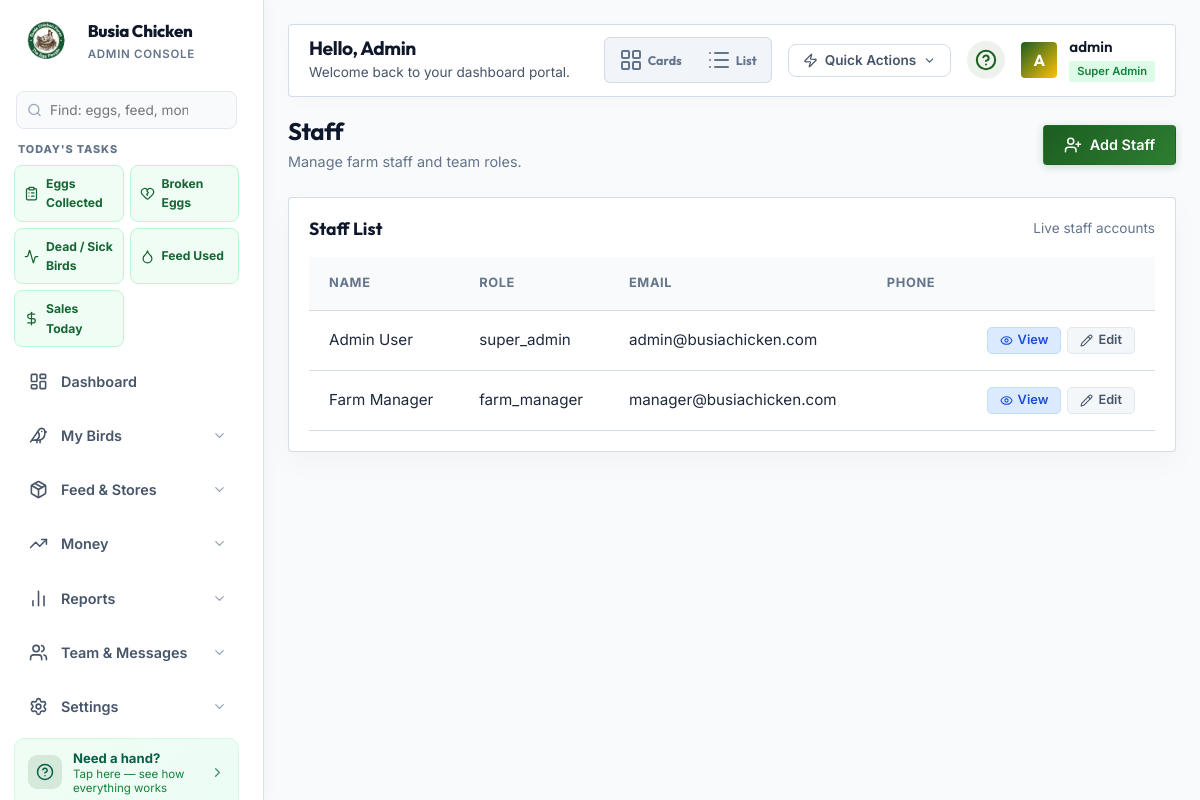
The app's page /Frontend/admin/staff.php (signed in) with its own data.
### tables this page shows
CREATE TABLE `users` (
    `id` INT AUTO_INCREMENT PRIMARY KEY,
    `username` VARCHAR(50) NOT NULL UNIQUE,
    `email` VARCHAR(100) NOT NULL UNIQUE,
    `password_hash` VARCHAR(255) NOT NULL,
    `role` ENUM('super_admin', 'farm_manager', 'customer') DEFAULT 'customer',
    `first_name` VARCHAR(50),
    `last_name` VARCHAR(50),
    `phone_number` VARCHAR(15),
    `created_at` TIMESTAMP DEFAULT CURRENT_TIMESTAMP,
    `updated_at` TIMESTAMP DEFAULT CURRENT_TIMESTAMP ON UPDATE CURRENT_TIMESTAMP
);

### Frontend/admin/staff.php (the view, shortened to what this page needs)
<?php
include __DIR__ . '/includes/admin_header.php';
$pdo = getDB();
$action = $_GET['action'] ?? 'list';
$users = [];
if ($pdo) {
    try {
        $stmt = $pdo->query('SELECT * FROM users WHERE role IN ("super_admin", "farm_manager", "stock_manager", "sales_staff") ORDER BY created_at DESC');
        $users = $stmt->fetchAll(PDO::FETCH_ASSOC);
    } catch (Exception $e) {
        $error_message = 'Database error: ' . $e->getMessage();
    }
}
?>
<div style="display:flex;justify-content:space-between;align-items:center;margin-bottom:24px;flex-wrap:wrap;gap:16px;">
    <div>
        <h2 style="margin:0;font-family:'Outfit',sans-serif;font-size:1.5rem;color:var(--admin-text-heading);">Staff</h2>
        <p style="margin:4px 0 0 0;font-size:0.9rem;color:#64748b;">Manage farm staff and team roles.</p>
    </div>
    <a href="?action=add" class="btn btn-primary" style="border-radius:4px;display:inline-flex;align-items:center;gap:8px;">
        <i data-lucide="user-plus" style="width:18px;height:18px;"></i>
        <span>Add Staff</span>
    </a>
</div>
<?php if ($action === 'list'): ?>
<div class="admin-card">
    <div style="display:flex;justify-content:space-between;align-items:center;margin-bottom:18px;">
        <h3 style="margin:0;font-family:'Outfit',sans-serif;font-size:1.1rem;color:var(--admin-text-heading);">Staff List</h3>
        <span style="font-size:0.85rem;color:#64748b;">Live staff accounts</span>
    </div>
    <div class="table-responsive">
        <table class="admin-table">
            <thead>
                <tr>
                    <th>Name</th>
                    <th>Role</th>
                    <th>Email</th>
                    <th>Phone</th>
                    <th></th>
                </tr>
            </thead>
            <tbody>
                <?php if (empty($users)): ?>
                <tr><td colspan="5" style="text-align:center; padding: 20px; color: #64748b;">No staff members found.</td></tr>
                <?php else: ?>
                <?php foreach ($users as $staff): ?>
                <tr>
                    <td><?php echo htmlspecialchars(trim(($staff['first_name'] ?? '') . ' ' . ($staff['last_name'] ?? '')) ?: $staff['username'], ENT_QUOTES, 'UTF-8'); ?></td>
                    <td><?php echo htmlspecialchars($staff['role'], ENT_QUOTES, 'UTF-8'); ?></td>
                    <td><?php echo htmlspecialchars($staff['email'], ENT_QUOTES, 'UTF-8'); ?></td>
                    <td><?php echo htmlspecialchars($staff['phone_number'] ?? '', ENT_QUOTES, 'UTF-8'); ?></td>
                    <td>
                        <div class="tbl-actions">
                            <a class="btn btn-info btn-sm" href="?action=view&id=<?php echo (int)$staff['id']; ?>">
                                <i data-lucide="eye" style="width:13px;height:13px;"></i> View
                            </a>
                            <a class="btn btn-trans btn-sm" href="?action=edit&id=<?php echo (int)$staff['id']; ?>">
                                <i data-lucide="pencil" style="width:13px;height:13px;"></i> Edit
                            </a>
                        </div>
                    </td>
                </tr>
                <?php endforeach; ?>
                <?php endif; ?>
            </tbody>
        </table>
    </div>
</div>
<?php endif; ?>
<?php include __DIR__ . '/includes/admin_footer.php'; ?>

### Frontend/assets/css/style.css (style rules this page uses)
:root { --primary: #1B5E20; --primary-light: #2E7D32; --accent: #FFC107; --accent-light: #FFD54F; --dark: #111827; --gray-800: #1F2937; --gray-600: #4B5563; --gray-400: #9CA3AF; --gray-200: #E5E7EB; --gray-100: #F3F4F6; --gray-50: #F9FAFB; --white: #FFFFFF; --space-xs: 0.25rem; --space-sm: 0.5rem; --space-md: 1rem; --space-lg: 1.5rem; --space-xl: 2rem; --space-2xl: 3rem; --space-3xl: 5rem; --space-4xl: 8rem; --radius-sm: 2px; --radius-md: 4px; --radius-lg: 8px; --radius-pill: 9999px; --shadow-sm: 0 1px 2px 0 rgba(0, 0, 0, 0.05); --shadow-md: 0 4px 6px -1px rgba(0, 0, 0, 0.05), 0 2px 4px -1px rgba(0, 0, 0, 0.03); --shadow-lg: 0 10px 15px -3px rgba(0, 0, 0, 0.05), 0 4px 6px -2px rgba(0, 0, 0, 0.025); --shadow-hover: 0 20px 25px -5px rgba(0, 0, 0, 0.05), 0 10px 10px -5px rgba(0, 0, 0, 0.02); --swiper-theme-color: var(--primary); --transition-fast: 0.15s ease; --transition-base: 0.3s ease; --transition-slow: 0.6s cubic-bezier(0.16, 1, 0.3, 1); }
* { margin: 0; padding: 0; box-sizing: border-box; }
html { scroll-behavior: smooth; font-size: 16px; }
body { font-family: 'Inter', -apple-system, BlinkMacSystemFont, 'Segoe UI', sans-serif; background-color: var(--white); color: var(--gray-800); line-height: 1.6; overflow-x: hidden; -webkit-font-smoothing: antialiased; padding-top: 64px; }
h1, h2, h3, h4, h5, h6 { font-family: 'Outfit', sans-serif; color: var(--dark); font-weight: 700; line-height: 1.2; }
h2 { font-size: clamp(2rem, 4vw, 3rem); letter-spacing: -0.02em; margin-bottom: var(--space-xl); }
h3 { font-size: clamp(1.5rem, 3vw, 2rem); }
p { color: var(--gray-600); margin-bottom: var(--space-md); font-size: 1.125rem; }
a { color: var(--primary); text-decoration: none; transition: all var(--transition-fast); }
.btn { display: inline-flex; align-items: center; justify-content: center; gap: var(--space-sm); padding: 0.875rem 2rem; border-radius: var(--radius-sm); font-weight: 500; font-size: 1rem; cursor: pointer; transition: all var(--transition-base); border: 1px solid transparent; }
.btn-primary { background-color: var(--primary); color: var(--white); }

### records on screen
users: first_name+last_name "Admin User", role "super_admin", email "admin@busiachicken.com"
users: first_name+last_name "Farm Manager", role "farm_manager", email "manager@busiachicken.com"

### other values on screen
$q[2] "Eggs Collected"
$q[2] "Broken Eggs"
$q[2] "Dead / Sick Birds"
$q[2] "Feed Used"
$q[2] "Sales Today"
$label "Dashboard"
$label "My Birds Feed & Stores Money Reports Team & Messages Settings"
$_SESSION['first_name'] "Admin"
$initial "A"
$_SESSION['username'] "admin"
str_replace('_', ' ', $_SESSION['role'] ?? 'super_admin') "Super Admin"
